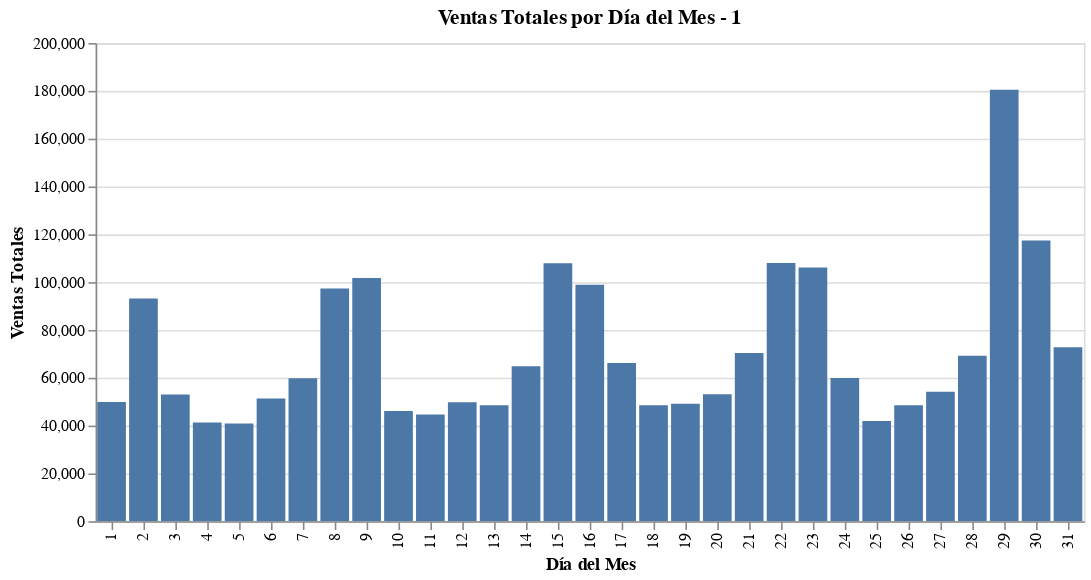
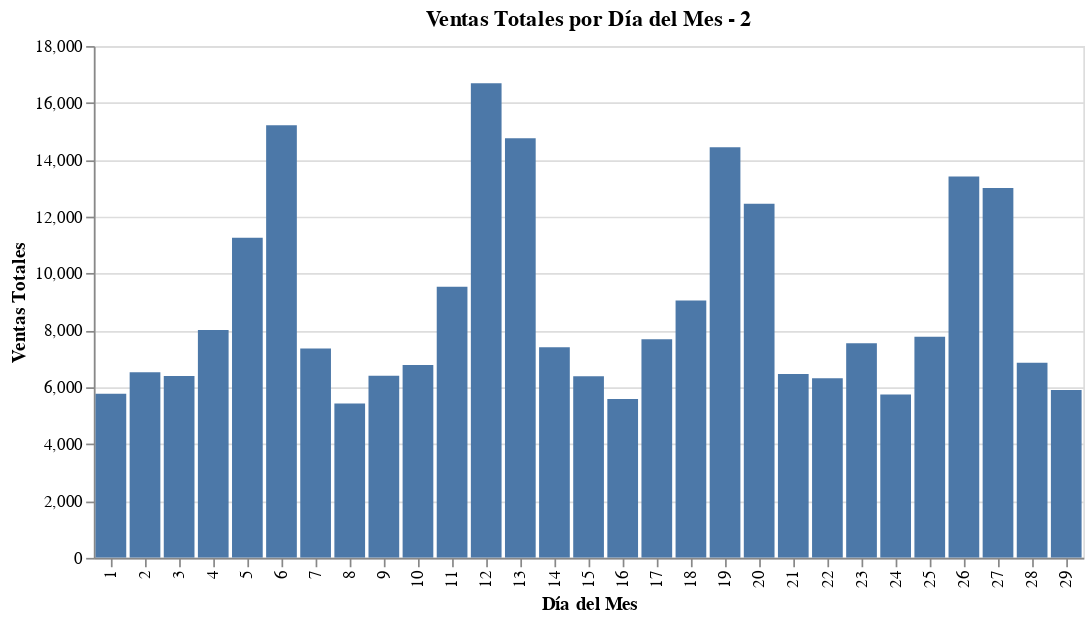

Notebook source saved alongside these figures, in order:
### Code cell
import pandas as pd
import altair as alt




# Agrupar por 'Mes' y 'Dia' y sumar 'Cantidad'
ventas_por_periodo_dia = df_Ventas.groupby(['Mes', 'Dia'])['Cantidad'].sum().reset_index()

#  Crear un gráfico de barras para cada 'Periodo'
for periodo in ventas_por_periodo_dia['Mes'].unique():
    # Filtrar datos por periodo
    df_filtrado = ventas_por_periodo_dia[ventas_por_periodo_dia['Mes'] == periodo]

    # 6. Crear gráfico de barras
    chart = alt.Chart(df_filtrado).mark_bar().encode(
        x=alt.X('Dia:O', axis=alt.Axis(title='Día del Mes')),
        y=alt.Y('Cantidad:Q', title='Ventas Totales'),
        tooltip=['Dia', 'Cantidad']
    ).properties(
        title=f'Ventas Totales por Día del Mes - {periodo}'
    ).interactive()

    # 7. Mostrar el gráfico
    chart.show()

### Figure 1 — Vega-Lite specification as saved in the notebook (floating-point values rounded to 4 significant figures)
{"config": {"view": {"continuousWidth": 300, "continuousHeight": 300}}, "data": {"name": "data-a561f70f197cc87d182502733f528809"}, "mark": {"type": "bar"}, "encoding": {"tooltip": [{"field": "Dia", "type": "quantitative"}, {"field": "Cantidad", "type": "quantitative"}], "x": {"axis": {"title": "Día del Mes"}, "field": "Dia", "type": "ordinal"}, "y": {"field": "Cantidad", "title": "Ventas Totales", "type": "quantitative"}}, "params": [{"name": "param_3", "select": {"type": "interval", "encodings": ["x", "y"]}, "bind": "scales"}], "title": "Ventas Totales por Día del Mes - 1", "$schema": "https://vega.github.io/schema/vega-lite/v5.17.0.json", "datasets": {"data-a561f70f197cc87d182502733f528809": [{"Mes": 1, "Dia": 1, "Cantidad": 49911}, {"Mes": 1, "Dia": 2, "Cantidad": 93114}, {"Mes": 1, "Dia": 3, "Cantidad": 53037}, {"Mes": 1, "Dia": 4, "Cantidad": 41341}, {"Mes": 1, "Dia": 5, "Cantidad": 40831}, {"Mes": 1, "Dia": 6, "Cantidad": 51358}, {"Mes": 1, "Dia": 7, "Cantidad": 59792}, {"Mes": 1, "Dia": 8, "Cantidad": 97389}, {"Mes": 1, "Dia": 9, "Cantidad": 101690}, {"Mes": 1, "Dia": 10, "Cantidad": 46146}, {"Mes": 1, "Dia": 11, "Cantidad": 44654}, {"Mes": 1, "Dia": 12, "Cantidad": 49803}, {"Mes": 1, "Dia": 13, "Cantidad": 48556}, {"Mes": 1, "Dia": 14, "Cantidad": 64830}, {"Mes": 1, "Dia": 15, "Cantidad": 107858}, {"Mes": 1, "Dia": 16, "Cantidad": 98860}, {"Mes": 1, "Dia": 17, "Cantidad": 66170}, {"Mes": 1, "Dia": 18, "Cantidad": 48512}, {"Mes": 1, "Dia": 19, "Cantidad": 49128}, {"Mes": 1, "Dia": 20, "Cantidad": 53132}, {"Mes": 1, "Dia": 21, "Cantidad": 70333}, {"Mes": 1, "Dia": 22, "Cantidad": 107974}, {"Mes": 1, "Dia": 23, "Cantidad": 106146}, {"Mes": 1, "Dia": 24, "Cantidad": 59926}, {"Mes": 1, "Dia": 25, "Cantidad": 41917}, {"Mes": 1, "Dia": 26, "Cantidad": 48505}, {"Mes": 1, "Dia": 27, "Cantidad": 54176}, {"Mes": 1, "Dia": 28, "Cantidad": 69222}, {"Mes": 1, "Dia": 29, "Cantidad": 180426}, {"Mes": 1, "Dia": 30, "Cantidad": 117456}, {"Mes": 1, "Dia": 31, "Cantidad": 72766}]}}

### Figure 2 — Vega-Lite specification as saved in the notebook (floating-point values rounded to 4 significant figures)
{"config": {"view": {"continuousWidth": 300, "continuousHeight": 300}}, "data": {"name": "data-e4cd614b97d76edec087ac9d255fddb0"}, "mark": {"type": "bar"}, "encoding": {"tooltip": [{"field": "Dia", "type": "quantitative"}, {"field": "Cantidad", "type": "quantitative"}], "x": {"axis": {"title": "Día del Mes"}, "field": "Dia", "type": "ordinal"}, "y": {"field": "Cantidad", "title": "Ventas Totales", "type": "quantitative"}}, "params": [{"name": "param_4", "select": {"type": "interval", "encodings": ["x", "y"]}, "bind": "scales"}], "title": "Ventas Totales por Día del Mes - 2", "$schema": "https://vega.github.io/schema/vega-lite/v5.17.0.json", "datasets": {"data-e4cd614b97d76edec087ac9d255fddb0": [{"Mes": 2, "Dia": 1, "Cantidad": 5771}, {"Mes": 2, "Dia": 2, "Cantidad": 6529}, {"Mes": 2, "Dia": 3, "Cantidad": 6393}, {"Mes": 2, "Dia": 4, "Cantidad": 8018}, {"Mes": 2, "Dia": 5, "Cantidad": 11256}, {"Mes": 2, "Dia": 6, "Cantidad": 15219}, {"Mes": 2, "Dia": 7, "Cantidad": 7362}, {"Mes": 2, "Dia": 8, "Cantidad": 5425}, {"Mes": 2, "Dia": 9, "Cantidad": 6404}, {"Mes": 2, "Dia": 10, "Cantidad": 6787}, {"Mes": 2, "Dia": 11, "Cantidad": 9536}, {"Mes": 2, "Dia": 12, "Cantidad": 16691}, {"Mes": 2, "Dia": 13, "Cantidad": 14756}, {"Mes": 2, "Dia": 14, "Cantidad": 7406}, {"Mes": 2, "Dia": 15, "Cantidad": 6387}, {"Mes": 2, "Dia": 16, "Cantidad": 5588}, {"Mes": 2, "Dia": 17, "Cantidad": 7685}, {"Mes": 2, "Dia": 18, "Cantidad": 9055}, {"Mes": 2, "Dia": 19, "Cantidad": 14438}, {"Mes": 2, "Dia": 20, "Cantidad": 12450}, {"Mes": 2, "Dia": 21, "Cantidad": 6470}, {"Mes": 2, "Dia": 22, "Cantidad": 6317}, {"Mes": 2, "Dia": 23, "Cantidad": 7549}, {"Mes": 2, "Dia": 24, "Cantidad": 5743}, {"Mes": 2, "Dia": 25, "Cantidad": 7777}, {"Mes": 2, "Dia": 26, "Cantidad": 13416}, {"Mes": 2, "Dia": 27, "Cantidad": 13011}, {"Mes": 2, "Dia": 28, "Cantidad": 6866}, {"Mes": 2, "Dia": 29, "Cantidad": 5905}]}}
